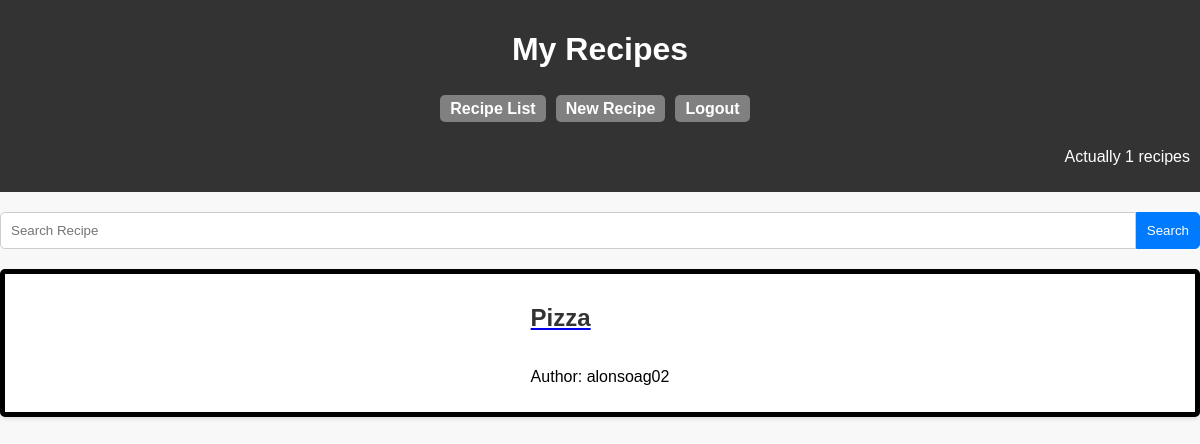
Before: /my_recipes/ (signed in) with the older database file.
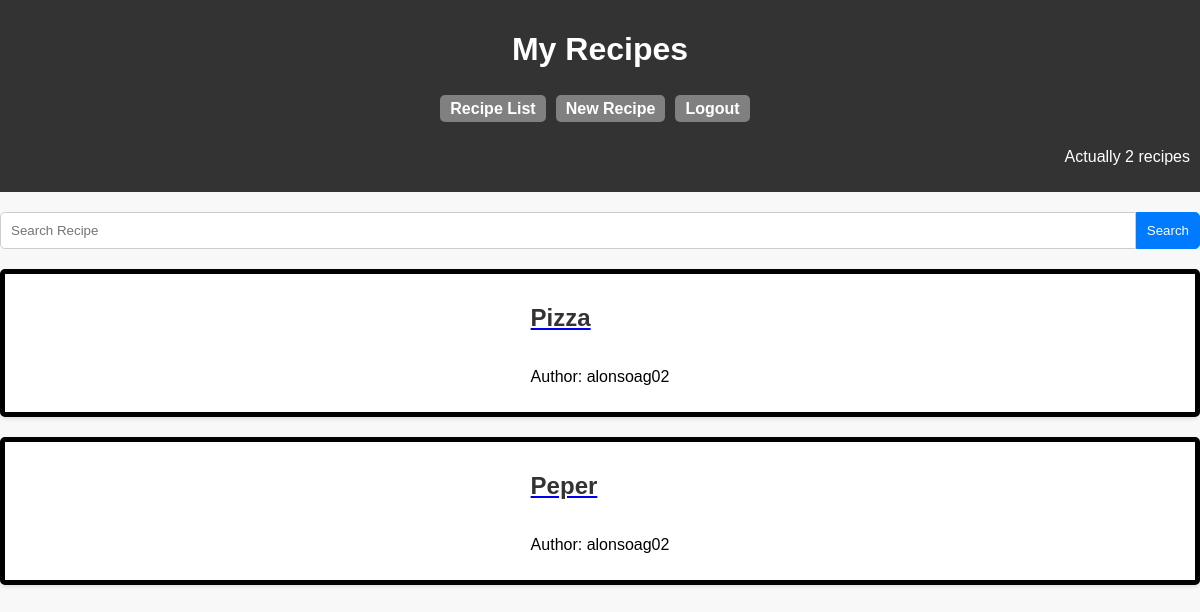
After: the same page with the newer database file.
### mainapp/models.py (models this page shows, shortened)
class Recipe(models.Model):
    author = models.ForeignKey(User, on_delete=models.CASCADE)
    title = models.CharField(max_length=200)
    photo = models.ImageField(upload_to='media/', blank=True)
    ingredients = models.TextField()
    instructions = models.TextField()

### mainapp/views.py (the view)
# urls.py: path('my_recipes/', my_recipes, name='my_recipes'),
@login_required(login_url='/login')
def my_recipes(request):
    user = request.user
    recipes = Recipe.objects.filter(author=user)
    return render(request, 'my_recipes.html', {'recipes': recipes, 'number': len(recipes)})

### templates/my_recipes.html (shortened to what this page needs)
<!DOCTYPE html>
<html lang="en">
<head>
</head>
<body>
<header>
    <h1>My Recipes</h1>
<nav>
     <ul>
        <li><a href="{% url 'recipe_list' %}">Recipe List</a></li>
    </ul>
    <ul>
        <li><a href="{% url 'new_recipe' %}">New Recipe</a></li>
    </ul>
    <ul>
        <li><a href="{% url 'logout' %}">Logout</a></li>
    </ul>
</nav>
  <p id = "numberOf">Actually {{ number }} recipes</p>
</header>
<form method="get" action="{% url 'recipe_list' %}" class="search-form">
    <input type="text" name="q" placeholder="Search Recipe" value="" class="search-input">
    <button type="submit" class="search-button">Search</button>
</form>
{% if recipes %}
{% for recipe in recipes %}
    <div class="recipe-container">
        <a href="/recipes/{{ recipe.id }}">
        <h2>{{ recipe.title }}</h2>
        </a>
        <p>Author: {{ recipe.author.username }}</p>
    </div>
{% endfor %}
{% else %}
     <p class="no-results">Not Found</p>
{% endif %}
</body>
</html>

Changed rows visible on the page:
added Recipe: title "Peper", author.username "alonsoag02"
Other visible differences:
{{ number }}: "1" → "2"
